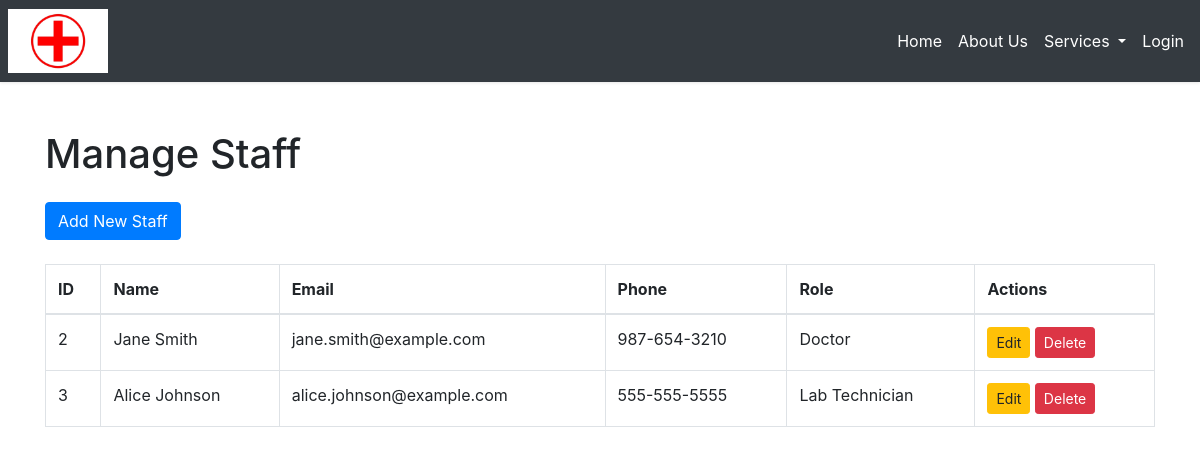
/manage_staff.php (signed in), run on the app's committed database.
### tables this page shows
CREATE TABLE `staff` (
  `id` int(11) NOT NULL,
  `name` varchar(100) NOT NULL,
  `email` varchar(100) NOT NULL,
  `phone` varchar(15) DEFAULT NULL,
  `position` varchar(50) DEFAULT NULL,
  `department` varchar(50) DEFAULT NULL,
  `hire_date` date DEFAULT NULL,
  `password_hash` varchar(255) NOT NULL
);

### manage_staff.php (the view, shortened to what this page needs)
<?php
include('db_connection.php');
$staff_query = "SELECT * FROM staff";
$staff_result = $conn->query($staff_query);
?>
<!DOCTYPE html>
<html lang="en">
<head>
    <link rel="stylesheet" href="https://stackpath.bootstrapcdn.com/bootstrap/4.5.2/css/bootstrap.min.css">
</head>
<body>
    <?php include('header.php'); ?>
    <div class="container mt-5">
        <h1 class="mb-4">Manage Staff</h1>
        <a href="add_staff.php" class="btn btn-primary mb-4">Add New Staff</a>
        <table class="table table-bordered">
            <thead>
                <tr>
                    <th>ID</th>
                    <th>Name</th>
                    <th>Email</th>
                    <th>Phone</th>
                    <th>Role</th>
                    <th>Actions</th>
                </tr>
            </thead>
            <tbody>
                <?php while ($staff = $staff_result->fetch_assoc()): ?>
                    <tr>
                        <td><?php echo htmlspecialchars($staff['id']); ?></td>
                        <td><?php echo htmlspecialchars($staff['name']); ?></td>
                        <td><?php echo htmlspecialchars($staff['email']); ?></td>
                        <td><?php echo htmlspecialchars($staff['phone']); ?></td>
                        <td><?php echo htmlspecialchars($staff['position']); ?></td>
                        <td>
                            <a href="edit_staff.php?id=<?php echo htmlspecialchars($staff['id']); ?>" class="btn btn-warning btn-sm">Edit</a>
                            <a href="delete_staff.php?id=<?php echo htmlspecialchars($staff['id']); ?>" class="btn btn-danger btn-sm" onclick="return confirm('Are you sure you want to delete this staff member?');">Delete</a>
                        </td>
                    </tr>
                <?php endwhile; ?>
            </tbody>
        </table>
    </div>
</body>
</html>

### styles.css (style rules this page uses)
html, body { height: 100%; margin: 0; }
body { display: flex; flex-direction: column; }

### data on the page
staff: id "2", name "Jane Smith", email "jane.smith@example.com", phone "987-654-3210", position "Doctor"
staff: id "3", name "Alice Johnson", email "alice.johnson@example.com", phone "555-555-5555", position "Lab Technician"
